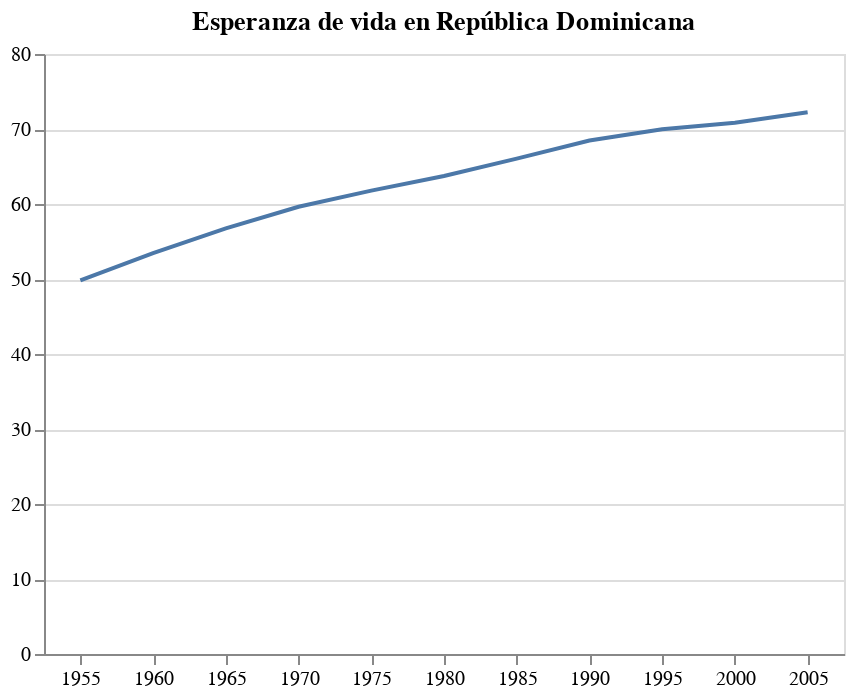

Notebook cell for this chart:
### Code cell
barras_pais.mark_line()

### Figure 1 — Vega-Lite specification as saved in the notebook (floating-point values rounded to 4 significant figures)
{"config": {"view": {"continuousWidth": 300, "continuousHeight": 300}}, "data": {"name": "data-1d29e58cd6de801d5f1b56d61436a992"}, "mark": {"type": "line"}, "encoding": {"x": {"axis": {"labelAngle": 0}, "field": "year", "title": "", "type": "ordinal"}, "y": {"field": "life_expect", "title": "", "type": "quantitative"}}, "title": "Esperanza de vida en República Dominicana", "width": 400, "$schema": "https://vega.github.io/schema/vega-lite/v5.14.1.json", "datasets": {"data-1d29e58cd6de801d5f1b56d61436a992": [{"year": 1955, "country": "Dominican Republic", "cluster": 3, "pop": 2737257, "life_expect": 49.83, "fertility": 7.641}, {"year": 1960, "country": "Dominican Republic", "cluster": 3, "pop": 3231488, "life_expect": 53.46, "fertility": 7.351}, {"year": 1965, "country": "Dominican Republic", "cluster": 3, "pop": 3805881, "life_expect": 56.75, "fertility": 6.649}, {"year": 1970, "country": "Dominican Republic", "cluster": 3, "pop": 4422755, "life_expect": 59.63, "fertility": 5.71}, {"year": 1975, "country": "Dominican Republic", "cluster": 3, "pop": 5048499, "life_expect": 61.79, "fertility": 4.76}, {"year": 1980, "country": "Dominican Republic", "cluster": 3, "pop": 5696855, "life_expect": 63.73, "fertility": 4.0}, {"year": 1985, "country": "Dominican Republic", "cluster": 3, "pop": 6377765, "life_expect": 66.05, "fertility": 3.47}, {"year": 1990, "country": "Dominican Republic", "cluster": 3, "pop": 7077651, "life_expect": 68.46, "fertility": 3.2}, {"year": 1995, "country": "Dominican Republic", "cluster": 3, "pop": 7730224, "life_expect": 69.96, "fertility": 3.05}, {"year": 2000, "country": "Dominican Republic", "cluster": 3, "pop": 8385828, "life_expect": 70.85, "fertility": 2.95}, {"year": 2005, "country": "Dominican Republic", "cluster": 3, "pop": 9049595, "life_expect": 72.23, "fertility": 2.81}]}}
